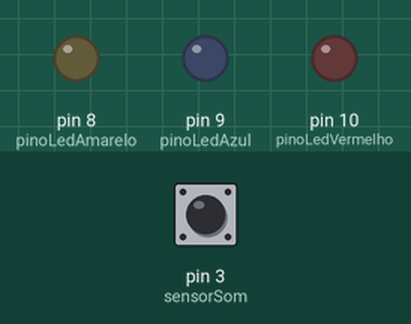
Simulated run of this sketch. Board: Arduino Uno, built with avr-gcc and run on an emulated ATmega328P. On the bench: output pins drawn as LEDs (lit = HIGH). The test bench sets the inputs (shaded band); at power-on: pin 3 (sensorSom) HIGH.

Above: at 1.2 s.
1.3 s: pin 3 (sensorSom) pulsed LOW 2 times (0.12 s each, 0.3 s apart)
At 2.7 s:
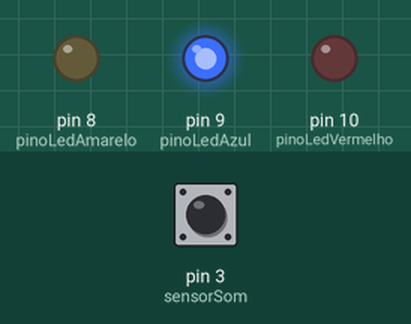
Timing chart, 0 to 4.3 s (numbered marks = the images above; inputs shaded):
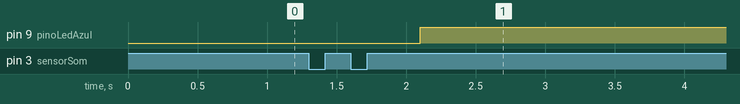

The sketch:

palmaLed.ino
```cpp
// Declaração dos pinos
#define pinoLedAmarelo 8
#define pinoLedAzul 9
#define pinoLedVermelho 10
#define sensorSom 3

/************************ VARIÁVEIS AUXILIARES ******************************* */
// Essas variáveis definem alguns parâmetros do programa e auxiliam na detecção e contagem das palmas.
int delayfinal = 100;       //Valor representa um tempo em milissegundos, esse tempo é aguardado pelo programa para que se inicie novamente o loop.
int duracaoPalma = 200;     //Valor representa um tempo em milissegundos, é o tempo que dura o som de uma palma, precisa ser calibrado entre 100 e 250.
int intervaloPalmas = 500;  //Valor representa um tempo em milissegundos, é o intervalo máximo permitido entre uma sequência de palmas.
int quantidadePalmas = 0;   //Quantidade de palmas registradas.
long momentoPalma = 0;      //Marcador usado para a detecção das palmas, será utilizado junto com a função millis.
long esperaPalmas = 0;      //Marcador usado para contagem dos intervalos de tempo, será utilizado junto com a função millis.

/******************* CONFIGURAÇÕES INICIAIS DO CÓDIGO ************************ */
void setup() {
  pinMode(sensorSom, INPUT);
  pinMode(pinoLedAmarelo, OUTPUT);
  pinMode(pinoLedAzul, OUTPUT);
  pinMode(pinoLedVermelho, OUTPUT);
}

/********************* EXECUÇÃO DO CÓDIGO QUE SE REPETE ********************** */
void loop() {
  //Faz a leitura digital do sensor de som, quando este sensor detecta som ele desliga a porta de entrada, mudando seu estado para LOW e quando não detecta mantem em HIGH.
  int leituraSom = digitalRead(sensorSom);

  //Ações quando o sensor detectar som, ou seja, entrar em LOW.
  if (leituraSom == LOW) {
     //Marca o momento da palma, soma a quantidade de palmas e aguarda um intervalo para não marcar a mesma palma mais de uma vez.
     if (momentoPalma == 0) {
        momentoPalma = esperaPalmas = millis();
        quantidadePalmas = quantidadePalmas + 1;
     } else if ((millis() - momentoPalma) >= duracaoPalma) {
        momentoPalma = 0;
     }
  }

  //Verifica se nenhuma palma mais pode ser dada, e em seguida faz o acionamento dos leds conforme o número de palmas já registrado.
  if (((millis() - esperaPalmas) > intervaloPalmas) && (quantidadePalmas != 0)) {

    if(quantidadePalmas == 1){
       digitalWrite(pinoLedAmarelo, !digitalRead(pinoLedAmarelo));          //O sinal de exclamação inverte a condição do led, se estava ligado será desligado e vice versa.
       }
    if(quantidadePalmas == 2){
       digitalWrite(pinoLedAzul, !digitalRead(pinoLedAzul));      //O sinal de exclamação inverte a condição do led, se estava ligado será desligado e vice versa.
       }
    if(quantidadePalmas == 3){
       digitalWrite(pinoLedVermelho, !digitalRead(pinoLedVermelho));      //O sinal de exclamação inverte a condição do led, se estava ligado será desligado e vice versa.
       }

     delay(delayfinal);     //Tempo de espera para continuar o programa, esse tempo é importante para evitar efeitos de possiveis detecções truncadas de ecos e reverberações no som.
     quantidadePalmas = 0;  //Retoma a condição inicial da quantidade de palmas.
   }

}
```

Measured:
- after the input at 1.3 s, pin 9 (pinoLedAzul): LOW → HIGH after 0.80 s
